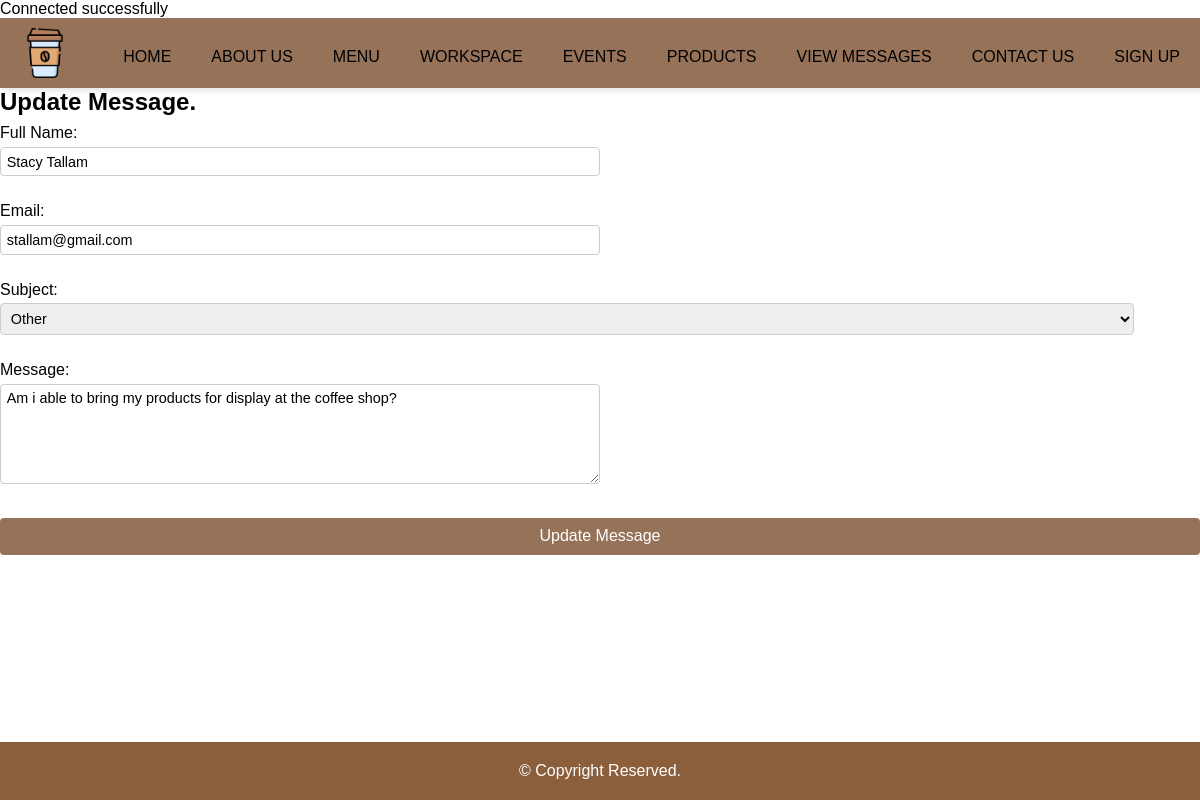
Page /edit_msg.php?messageID=3 on the committed database.
### tables this page shows
CREATE TABLE `messages` (
  `messageID` bigint(10) NOT NULL,
  `sender_name` varchar(50) NOT NULL DEFAULT '',
  `sender_email` varchar(50) NOT NULL DEFAULT '',
  `subject_line` text DEFAULT NULL,
  `text_message` text DEFAULT NULL,
  `datecreated` datetime DEFAULT current_timestamp(),
  `dateupdated` datetime DEFAULT current_timestamp() ON UPDATE current_timestamp()
);

### edit_msg.php (the view, shortened to what this page needs)
<!DOCTYPE html>
<html lang="en">
<head>
    <link rel="stylesheet" href="css/main.css">
    <link rel="stylesheet" href="css/contact.css">
</head>
<body>
<?php
require_once("includes/db_connect.php");
include_once("template/nav.php");
if (isset($_GET["messageID"])) {
    $messageID = $_GET["messageID"];
    $spot_msg = "SELECT * FROM messages WHERE messageID = $messageID LIMIT 1";
    $spot_msg_res = $conn->query($spot_msg);
    if ($spot_msg_res && $spot_msg_res->num_rows > 0) {
        $spot_msg_row = $spot_msg_res->fetch_assoc();
    } else {
        echo "Message not found.";
        exit();
    }
} else {
    echo "No message ID provided.";
    exit();
}
?>
<section id="contact">
    <h1>Update Message.</h1>
    <form action="<?php echo htmlspecialchars($_SERVER["PHP_SELF"]) . "?messageID=" . $messageID; ?>" method="post">
        <label for="fullname">Full Name:</label>
        <input type="text" id="fullname" name="fullname" required value="<?php echo htmlspecialchars($spot_msg_row["sender_name"]); ?>"><br>
        <label for="email_address">Email:</label>
        <input type="email" id="email_address" name="email_address" required value="<?php echo htmlspecialchars($spot_msg_row["sender_email"]); ?>"><br>
        <label for="subject_line">Subject:</label>
        <select name="subject_line" id="sl" required>
            <option value="Other" <?php if ($spot_msg_row["subject_line"] == "Other") echo "selected"; ?>>Other</option>
        </select><br>
        <label for="message">Message:</label>
        <textarea id="message" name="text_message" required><?php echo htmlspecialchars($spot_msg_row["text_message"]); ?></textarea><br>
        <button type="submit" name="update_message">Update Message</button>
    </form>
</section>
</body>
<?php include_once("template/footer.php"); ?>
</html>

### css/main.css (style rules this page uses)
* { padding: 0; margin: 0; box-sizing: border-box; font-family: Verdana, Geneva, Tahoma, sans-serif; }

### css/contact.css (style rules this page uses)
form { display: flex; flex-direction: column; }
form label { margin-top: 0.5em; margin-bottom: 0.3em; }
form input, form textarea { padding: 0.4em; font-size: 0.9em; border: 1px solid #ccc; border-radius: 4px; width: 50%; box-sizing: border-box; }
form textarea { resize: vertical; height: 100px; }
form select { padding: 0.4em; font-size: 0.9em; border: 1px solid #ccc; border-radius: 4px; width: 30cm; box-sizing: border-box; }
form select option { padding: 0.4em; }
button[type="submit"] { margin-top: 1em; padding: 0.6em; font-size: 1em; color: white; background-color: #967259; border: none; border-radius: 4px; cursor: pointer; }

### rows in the picture
messages: fullname "Stacy Tallam", email_address "stallam@gmail.com", subject_line "Other", text_message "Am i able to bring my products for display at the coffee shop?"
